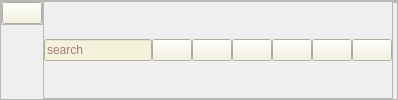
      <widget class="QFrame" name="header_frame">
       <property name="frameShape">
        <enum>QFrame::Shape::StyledPanel</enum>
       </property>
       <property name="frameShadow">
        <enum>QFrame::Shadow::Raised</enum>
       </property>
       <layout class="QHBoxLayout" name="horizontalLayout_2">
        <property name="spacing">
         <number>0</number>
        </property>
        <property name="leftMargin">
         <number>0</number>
        </property>
        <property name="topMargin">
         <number>0</number>
        </property>
        <property name="rightMargin">
         <number>0</number>
        </property>
        <property name="bottomMargin">
         <number>0</number>
        </property>
        <item alignment="Qt::AlignmentFlag::AlignLeft|Qt::AlignmentFlag::AlignTop">
         <widget class="QFrame" name="frame_6">
          <property name="frameShape">
           <enum>QFrame::Shape::StyledPanel</enum>
          </property>
          <property name="frameShadow">
           <enum>QFrame::Shadow::Raised</enum>
          </property>
          <layout class="QHBoxLayout" name="horizontalLayout_6">
           <property name="spacing">
            <number>0</number>
           </property>
           <property name="leftMargin">
            <number>0</number>
           </property>
           <property name="topMargin">
            <number>0</number>
           </property>
           <property name="rightMargin">
            <number>0</number>
           </property>
           <property name="bottomMargin">
            <number>0</number>
           </property>
           <item>
            <widget class="QPushButton" name="pushButton_8">
             <property name="styleSheet">
              <string notr="true">background-color: rgb(245, 242, 219);</string>
             </property>
             <property name="text">
              <string/>
             </property>
             <property name="icon">
              <iconset>
               <normalon>:/new/prefix1/icons/align-left.svg</normalon>
              </iconset>
             </property>
             <property name="iconSize">
              <size>
               <width>32</width>
               <height>32</height>
              </size>
             </property>
            </widget>
           </item>
          </layout>
         </widget>
        </item>
        <item>
         <widget class="QFrame" name="frame_2">
          <property name="frameShape">
           <enum>QFrame::Shape::StyledPanel</enum>
          </property>
          <property name="frameShadow">
           <enum>QFrame::Shadow::Raised</enum>
          </property>
          <layout class="QHBoxLayout" name="horizontalLayout_5">
           <property name="spacing">
            <number>0</number>
           </property>
           <property name="leftMargin">
            <number>0</number>
           </property>
           <property name="topMargin">
            <number>0</number>
           </property>
           <property name="rightMargin">
            <number>0</number>
           </property>
           <property name="bottomMargin">
            <number>0</number>
           </property>
           <item>
            <widget class="QLineEdit" name="lineEdit">
             <property name="styleSheet">
              <string notr="true">background-color: rgb(245, 242, 219);
color: rgb(86, 1, 38);</string>
             </property>
             <property name="text">
              <string/>
             </property>
             <property name="placeholderText">
              <string>search</string>
             </property>
            </widget>
           </item>
           <item>
            <widget class="QPushButton" name="searchButton">
             <property name="styleSheet">
              <string notr="true">background-color: rgb(245, 242, 219);</string>
             </property>
             <property name="text">
              <string/>
             </property>
             <property name="icon">
              <iconset>
               <normalon>:/new/prefix1/icons/search.svg</normalon>
              </iconset>
             </property>
            </widget>
           </item>
           <item>
            <widget class="QPushButton" name="pushButton_4">
             <property name="styleSheet">
              <string notr="true">background-color: rgb(245, 242, 219);</string>
             </property>
             <property name="text">
              <string/>
             </property>
             <property name="icon">
              <iconset>
               <normalon>:/new/prefix1/icons/bell.svg</normalon>
              </iconset>
             </property>
            </widget>
           </item>
           <item>
            <widget class="QPushButton" name="pushButton_5">
             <property name="styleSheet">
              <string notr="true">background-color: rgb(245, 242, 219);</string>
             </property>
             <property name="text">
              <string/>
             </property>
             <property name="icon">
              <iconset>
               <normalon>:/new/prefix1/icons/user.svg</normalon>
              </iconset>
             </property>
            </widget>
           </item>
           <item>
            <widget class="QPushButton" name="pushButton">
             <property name="styleSheet">
              <string notr="true">background-color: rgb(245, 242, 219);</string>
             </property>
             <property name="text">
              <string/>
             </property>
             <property name="icon">
              <iconset>
               <normalon>:/new/prefix1/icons/maximize-2.svg</normalon>
              </iconset>
             </property>
            </widget>
           </item>
           <item>
            <widget class="QPushButton" name="pushButton_2">
             <property name="styleSheet">
              <string notr="true">background-color: rgb(245, 242, 219);</string>
             </property>
             <property name="text">
              <string/>
             </property>
             <property name="icon">
              <iconset>
               <normalon>:/new/prefix1/icons/arrow-down-left.svg</normalon>
              </iconset>
             </property>
            </widget>
           </item>
           <item>
            <widget class="QPushButton" name="pushButton_3">
             <property name="layoutDirection">
              <enum>Qt::LayoutDirection::LeftToRight</enum>
             </property>
             <property name="styleSheet">
              <string notr="true">background-color: rgb(245, 242, 219);
</string>
             </property>
             <property name="text">
              <string/>
             </property>
             <property name="icon">
              <iconset>
               <normalon>:/new/prefix1/icons/x.svg</normalon>
              </iconset>
             </property>
            </widget>
           </item>
          </layout>
         </widget>
        </item>
        <item alignment="Qt::AlignmentFlag::AlignHCenter|Qt::AlignmentFlag::AlignTop">
         <widget class="QFrame" name="frame_3">
          <property name="frameShape">
           <enum>QFrame::Shape::StyledPanel</enum>
          </property>
          <property name="frameShadow">
           <enum>QFrame::Shadow::Raised</enum>
          </property>
          <layout class="QHBoxLayout" name="horizontalLayout">
           <property name="spacing">
            <number>0</number>
           </property>
           <property name="leftMargin">
            <number>0</number>
           </property>
           <property name="topMargin">
            <number>0</number>
           </property>
           <property name="rightMargin">
            <number>0</number>
           </property>
           <property name="bottomMargin">
            <number>0</number>
           </property>
          </layout>
         </widget>
        </item>
        <item alignment="Qt::AlignmentFlag::AlignRight|Qt::AlignmentFlag::AlignTop">
         <widget class="QFrame" name="frame">
          <property name="frameShape">
           <enum>QFrame::Shape::StyledPanel</enum>
          </property>
          <property name="frameShadow">
           <enum>QFrame::Shadow::Raised</enum>
          </property>
          <layout class="QHBoxLayout" name="horizontalLayout_4">
           <property name="spacing">
            <number>0</number>
           </property>
           <property name="leftMargin">
            <number>0</number>
           </property>
           <property name="topMargin">
            <number>0</number>
           </property>
           <property name="rightMargin">
            <number>0</number>
           </property>
           <property name="bottomMargin">
            <number>0</number>
           </property>
          </layout>
         </widget>
        </item>
       </layout>
      </widget>
